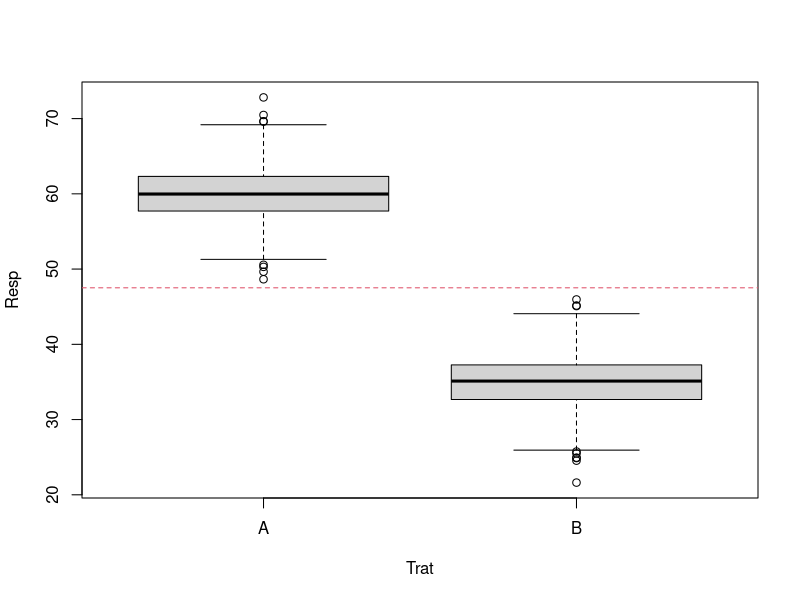

Recreate this plot in R. (Note: this script raises an error after producing the figure.)
##======================================================================
## Simulações para modelos de ANOVA
##======================================================================

##======================================================================
## Modelos com um fator
##======================================================================

## Seja o modelo
## y_ij = \mu + \tau_i + e_ij
## i = 1, ..., t tratamentos
## j = 1, ..., r repetições
## e_ij ~ N(0, \sigma^2)
## Dessa forma,
## Y_ij ~ N(\mu, \sigma^2)

##----------------------------------------------------------------------
## Especificação dos componentes do modelo
## Considerando t = 2 e r = 1000
t <- 2
r <- 1000
## Média geral \mu
mu <- 50
## Efeito do primeiro tratamento \tau_1
tau1 <- 10
## Efeito do segundo tratamento \tau_2
tau2 <- -15
## Variância comum \sigma^2
sigma2 <- 12
## Valores de Y para o tratamento 1
set.seed(11)
tratA <- rnorm(r, mu + tau1, sqrt(sigma2))
mean(tratA); var(tratA)
## Valores de Y para o tratamento 2
tratB <- rnorm(r, mu + tau2, sqrt(sigma2))
mean(tratB); var(tratB)
## Média geral
mean(c(tratA, tratB))

## Monta a base de dados
da1 <- data.frame(Trat = rep(c("A", "B"), each = r),
                  Resp = c(tratA, tratB))
str(da1)
summary(da1)

## Gráficos
boxplot(Resp  ~ Trat, data = da1)
abline(h = mean(da1$Resp), col = 2, lty = 2)

## Ajuste dos modelos
## ANOVA usando aov()
m1aov <- aov(Resp ~ Trat, data = da1)
summary(m1aov)
## ANOVA usando lm() - contr.treatment
m1lm1 <- lm(Resp ~ Trat, data = da1,
            contrasts = list(Trat = contr.treatment))
anova(m1lm1)
## ANOVA usando lm() - contr.sum
m1lm2 <- lm(Resp ~ Trat, data = da1,
            contrasts = list(Trat = contr.sum))
anova(m1lm2)

##----------------------------------------------------------------------
## Calculo dos efeitos

## contraste padrão ----------------------------------------------------
summary(m1lm1)
mean(da1$Resp)
with(da1, tapply(Resp, Trat, mean))
with(da1, diff(tapply(Resp, Trat, mean)))
## É a média do segundo nível menos a média do primeiro nível
## Fazendo na mão
mean(da1$Resp[da1$Trat == "A"])
mean(da1$Resp[da1$Trat == "B"]) - mean(da1$Resp[da1$Trat == "A"])
mean(da1$Resp[da1$Trat == "A"]) + coef(m1lm1)[2]
## Portanto, aqui estima-se o \tau_2, pois assume-se que o \tau_1 é
## zero.

## contraste soma zero -------------------------------------------------
summary(m1lm2)
mean(da1$Resp)
with(da1, tapply(Resp, Trat, mean))
mean(da1$Resp) + coef(m1lm2)[2] # média + tau1
mean(da1$Resp) - coef(m1lm2)[2] # média - tau1
mean(da1$Resp[da1$Trat == "A"]) - mean(da1$Resp)
## É a media do primeiro menos a média geral, porque:
## \mu_1 = \mu + \tau_1  =>  \tau_1 = \mu_1 - \mu
## \mu_2 = \mu - \tau_1  =>  \tau_1 = \mu - \mu_2
mean(da1$Resp) - mean(da1$Resp[da1$Trat == "B"])
## Portanto aqui estima-se o \tau_1 apenas, pois assume-se que o \tau_2
## é o negativo do \tau_1
with(da1, tapply(Resp, Trat, mean)) - mean(da1$Resp)
model.tables(m1aov, type = "means")
model.tables(m1aov, type = "effects")
## Fazendo na mão
mean(da1$Resp)
X <- model.matrix(m1lm2)
t(X) %*% X
MASS::fractions(solve(t(X) %*% X))
solve(t(X) %*% X) %*% t(X) %*% da1$Resp
## Média geral
sum(da1$Resp)/2000
## tau1
sum(da1$Resp[da1$Trat == "A"])/2000 -
    sum(da1$Resp[da1$Trat == "B"])/2000
## tau2 = -tau1
sum(da1$Resp[da1$Trat == "B"])/2000 -
    sum(da1$Resp[da1$Trat == "A"])/2000

## O que são os efeitos então?
model.tables(m1aov, type = "effects")
#library(dae)
yates.effects(m1aov, data = da1) # é o tau2 do contr.treatment!!
yates.effects(m1aov, data = da1)/2

stop
##----------------------------------------------------------------------
## Especificação dos componentes do modelo
## Considerando t = 3 e r = 100
t <- 3
r <- 1000
## Média geral \mu
mu <- 50
## Efeito do primeiro tratamento \tau_1
tau1 <- 10
## Efeito do segundo tratamento \tau_2
tau2 <- -15
## Efeito do terceiro tratamento \tau_3
tau3 <- 5
## Variância comum \sigma^2
sigma2 <- 12
## Valores de Y para o tratamento 1
set.seed(11)
tratA <- rnorm(r, mu + tau1, sqrt(sigma2))
mean(tratA); var(tratA)
## Valores de Y para o tratamento 2
tratB <- rnorm(r, mu + tau2, sqrt(sigma2))
mean(tratB); var(tratB)
## Valores de Y para o tratamento 3
tratC <- rnorm(r, mu + tau3, sqrt(sigma2))
mean(tratC); var(tratC)

## Monta a base de dados
da2 <- data.frame(Trat = rep(c("A", "B", "C"), each = r),
                  Resp = c(tratA, tratB, tratC))
str(da2)
summary(da2)

## Gráficos
boxplot(Resp  ~ Trat, data = da2)
abline(h = mean(da2$Resp), col = 2, lty = 2)

## Ajuste dos modelos
## ANOVA usando aov()
m2aov <- aov(Resp ~ Trat, data = da2)
summary(m2aov)
## ANOVA usando lm() - contr.treatment
m2lm1 <- lm(Resp ~ Trat, data = da2,
            contrasts = list(Trat = contr.treatment))
anova(m2lm1)
## ANOVA usando lm() - contr.sum
m2lm2 <- lm(Resp ~ Trat, data = da2,
            contrasts = list(Trat = contr.sum))
anova(m2lm2)

##----------------------------------------------------------------------
## Calculo dos efeitos

## contraste padrão ----------------------------------------------------
summary(m2lm1)
mean(da2$Resp)
with(da2, tapply(Resp, Trat, mean))
with(da2, diff(tapply(Resp, Trat, mean)))
with(da2, diff(tapply(Resp, Trat, mean), lag = 2))
## É a média do i-ésimo nível menos a média do primeiro nível
## Fazendo na mão
mean(da2$Resp[da2$Trat == "A"])
mean(da2$Resp[da2$Trat == "B"]) - mean(da2$Resp[da2$Trat == "A"])
mean(da2$Resp[da2$Trat == "C"]) - mean(da2$Resp[da2$Trat == "A"])
mean(da2$Resp[da2$Trat == "A"]) + coef(m2lm1)[2]
mean(da2$Resp[da2$Trat == "A"]) + coef(m2lm1)[3]
## Portanto, aqui estima-se o \tau_2 e \tau_3, pois assume-se que o
## \tau_1 é zero.

## contraste soma zero -------------------------------------------------
summary(m2lm2)
mean(da2$Resp)
with(da2, tapply(Resp, Trat, mean))
mean(da2$Resp) + coef(m2lm2)[2] # média + tau1
mean(da2$Resp) + coef(m2lm2)[3] # média + tau2
mean(da2$Resp) - coef(m2lm2)[2] - coef(m2lm2)[3]  # média - tau1 - tau2
mean(da2$Resp[da2$Trat == "A"]) - mean(da2$Resp)
mean(da2$Resp[da2$Trat == "B"]) - mean(da2$Resp)
## É a media do i-ésimo menos a média geral, porque:
## \mu_1 = \mu + \tau_1  =>  \tau_1 = \mu_1 - \mu
## \mu_2 = \mu + \tau_2  =>  \tau_2 = \mu_2 - \mu
## \mu_3 = \mu - \tau_3  =>  \tau_3 = \mu - \mu_3
## onde \tau_3 = \tau_1 + \tau_2
mean(da2$Resp) - mean(da2$Resp[da2$Trat == "C"])
## Portanto aqui estima-se o \tau_1 e o \tau_2, pois assume-se que o
## \tau_3 é o negativo do \tau_1 mais o \tau_2.
## NOTE QUE aqui se estima os taus mesmo!!!
with(da2, tapply(Resp, Trat, mean)) - mean(da2$Resp)
model.tables(m2aov, type = "means")
model.tables(m2aov, type = "effects")
## Fazendo na mão
mean(da2$Resp)
X <- model.matrix(m2lm2)
t(X) %*% X
MASS::fractions(solve(t(X) %*% X))
solve(t(X) %*% X) %*% t(X) %*% da2$Resp
## Média geral
sum(da2$Resp)/300
## tau1
sum(da2$Resp[da2$Trat == "A"])/1500 -
    sum(da2$Resp[da2$Trat == "B"])/3000 -
    sum(da2$Resp[da2$Trat == "C"])/3000
## 9.976569
## tau2
sum(da2$Resp[da2$Trat == "B"])/1500 -
    sum(da2$Resp[da2$Trat == "A"])/3000 -
    sum(da2$Resp[da2$Trat == "C"])/3000
## -15.06292
## tau3
sum(da2$Resp[da2$Trat == "C"])/1500 -
    sum(da2$Resp[da2$Trat == "A"])/3000 -
    sum(da2$Resp[da2$Trat == "B"])/3000
## - 9.976569 - (-15.06292)
- 9.976569 - (-15.06292)

## O que são os efeitos então?
model.tables(m2aov, type = "effects")
yates.effects(m2aov, data = da2)

##======================================================================
## Modelos com DOIS fator
##======================================================================

## Seja o modelo
## y_ij = \mu + \alpha_i + \beta_j + \gamma_ij +  e_ij
## i = 1, ..., a
## j = 1, ..., b
## e_ij ~ N(0, \sigma^2)
## Dessa forma,
## Y_ij ~ N(\mu, \sigma^2)

##----------------------------------------------------------------------
## Especificação dos componentes do modelo
## Considerando a = 2, b = 2 e r = a*b (sem repetição)
a <- 2
b <- 2
r <- a*b
## Média geral \mu
mu <- 50
## Efeito do primeiro nível do primeiro tratamento \alpha_1
alpha1 <- 4
## Efeito do segundo nível do primeiro tratamento \alpha_2
alpha2 <- -2
## Efeito do primeiro nível do segundo tratamento \beta_1
beta1 <- 9
## Efeito do segundo nível do segundo tratamento \beta_2
beta2 <- -5
## Variância comum \sigma^2
sigma2 <- 12
## Valores de Y para o tratamento 1
set.seed(11)
tratA <- rnorm(r, mu + tau1, sqrt(sigma2))
mean(tratA); var(tratA)
## Valores de Y para o tratamento 2
tratB <- rnorm(r, mu + tau2, sqrt(sigma2))
mean(tratB); var(tratB)
## Média geral
mean(c(tratA, tratB))

## Monta a base de dados
da1 <- data.frame(Trat = rep(c("A", "B"), each = r),
                  Resp = c(tratA, tratB))
str(da1)
summary(da1)

## Gráficos
boxplot(Resp  ~ Trat, data = da1)
abline(h = mean(da1$Resp), col = 2, lty = 2)

## Ajuste dos modelos
## ANOVA usando aov()
m1aov <- aov(Resp ~ Trat, data = da1)
summary(m1aov)
## ANOVA usando lm() - contr.treatment
m1lm1 <- lm(Resp ~ Trat, data = da1,
            contrasts = list(Trat = contr.treatment))
anova(m1lm1)
## ANOVA usando lm() - contr.sum
m1lm2 <- lm(Resp ~ Trat, data = da1,
            contrasts = list(Trat = contr.sum))
anova(m1lm2)
